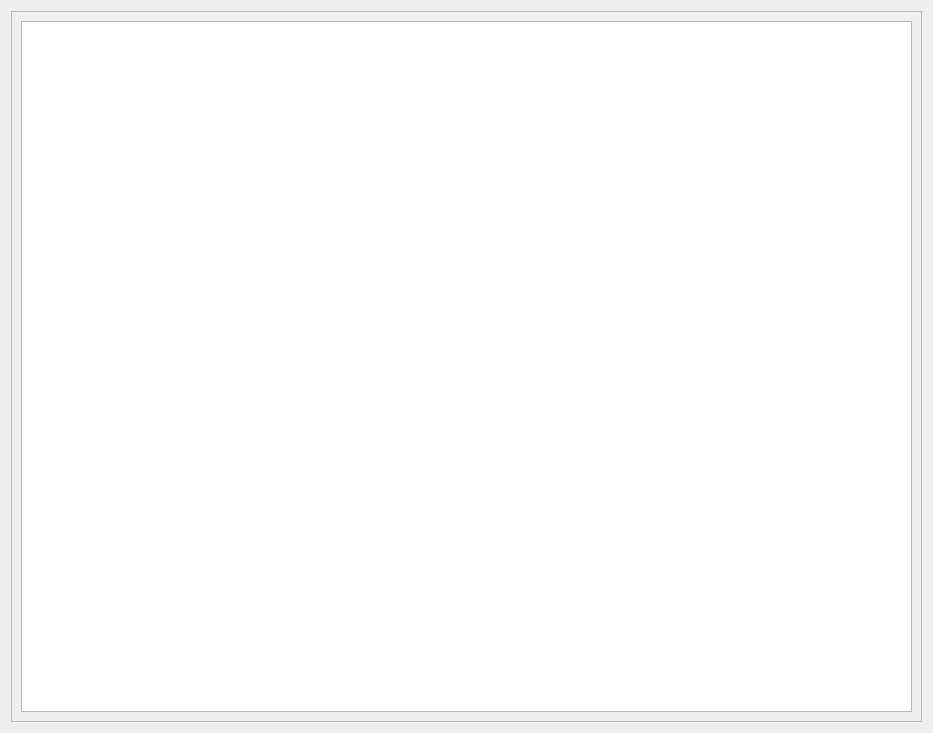
<?xml version="1.0" encoding="UTF-8"?>
<ui version="4.0">
 <class>DebugAssembly</class>
 <widget class="QWidget" name="DebugAssembly">
  <property name="geometry">
   <rect>
    <x>0</x>
    <y>0</y>
    <width>933</width>
    <height>733</height>
   </rect>
  </property>
  <property name="windowTitle">
   <string>Form</string>
  </property>
  <layout class="QGridLayout" name="gridLayout">
   <item row="0" column="0">
    <widget class="QFrame" name="frame">
     <property name="frameShape">
      <enum>QFrame::StyledPanel</enum>
     </property>
     <property name="frameShadow">
      <enum>QFrame::Raised</enum>
     </property>
     <layout class="QGridLayout" name="gridLayout_2">
      <item row="0" column="0">
       <widget class="QTableWidget" name="AsmTable"/>
      </item>
     </layout>
    </widget>
   </item>
  </layout>
 </widget>
 <resources/>
 <connections/>
</ui>
